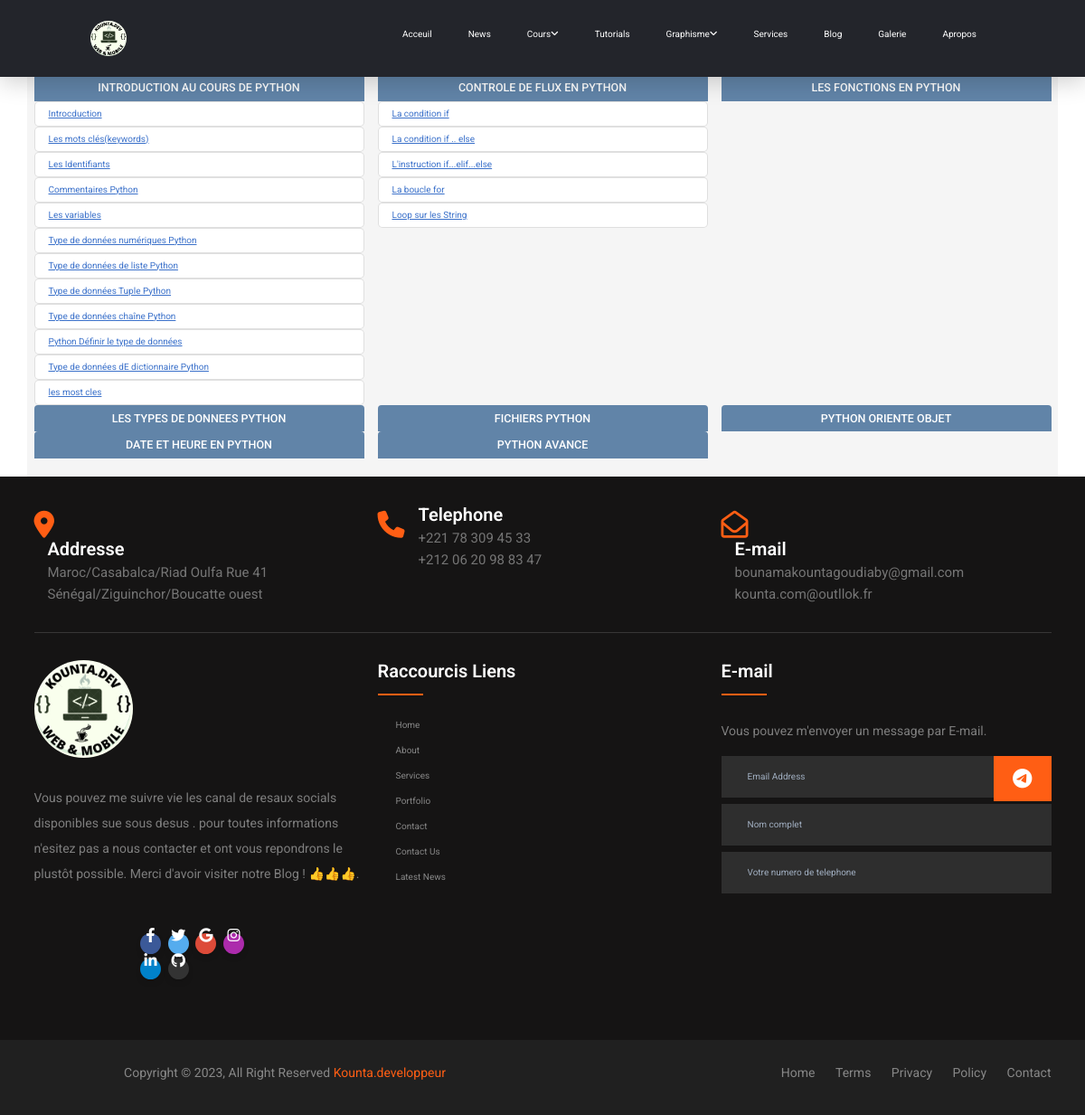
The app's page /python with its own data.
### blog/models.py (models this page shows, shortened)
class courspython(models.Model):
    categorie = models.ForeignKey(
        Categorypython, on_delete=models.SET_NULL, blank=True, null=True)
    title = models.CharField(max_length=500)
    description = RichTextField()
    code = models.TextField(max_length=50000)
    date_added = models.DateTimeField(auto_now_add=True)
    resultat = models.TextField(max_length=50000)
    class Meta:
        ordering = ['date_added']

### blog/views.py (the view)
# urls.py: path("python", views.python, name="python"),
def python(request):
    pithon1 = courspython.objects.filter(categorie_id=1).values()
    pithon2 = courspython.objects.filter(categorie_id=2).values()
    pithon3 = courspython.objects.filter(categorie_id=3).values()
    pithon4 = courspython.objects.filter(categorie_id=4).values()
    pithon5 = courspython.objects.filter(categorie_id=5).values()
    pithon6 = courspython.objects.filter(categorie_id=6).values()
    pithon7 = courspython.objects.filter(categorie_id=7).values()
    pithon8 = courspython.objects.filter(categorie_id=8).values()
    pithon9 = courspython.objects.filter(categorie_id=9).values()
    return render(request, "blog/python/python.html", {"pithon1": pithon1, "pithon2": pithon2, "pithon3": pithon3, "pithon4": pithon4, "pithon5": pithon5, "pithon6": pithon6, "pithon7": pithon7, "pithon8": pithon8, "pithon9": pithon9, })

### blog/templates/blog/python/python.html (shortened to what this page needs)
{% extends 'base.html' %} {% load static %} {% block content %}
<section class="services section container" id="services">
    <div class="row">
    <div class="col-lg-4">
        <div class="card-body">
            <h5 class="card-title ">INTRODUCTION AU COURS DE PYTHON</h5>
            {% for ptn1 in pithon1 %}
            <ul class="list-group">
                <li class="list-group-item"><a href="{% url 'pythondetail' ptn1.title %}"class="underline">{{ptn1.title}}</a></li>
            </ul>
            {% endfor %}
    </div>
</div>
<div class="col-lg-4">
        <div class="card-body">
            <h5 class="card-title ">CONTROLE  DE FLUX EN PYTHON</h5>
            {% for ptn2 in pithon2 %}
            <ul class="list-group">
                <li class="list-group-item"><a href="{% url 'pythondetail' ptn2.title %}"class="underline">{{ptn2.title}}</a></li>
            </ul>
            {% endfor %}
    </div>
</div>
<div class="col-lg-4">
        <div class="card-body">
            <h5 class="card-title ">LES FONCTIONS EN PYTHON</h5>
    </div>
</div>
<div class="col-lg-4">
        <div class="card-body">
            <h5 class="card-title ">LES TYPES DE DONNEES PYTHON</h5>
    </div>
</div>
<div class="col-lg-4">
        <div class="card-body">
            <h5 class="card-title ">FICHIERS PYTHON</h5>
    </div>
</div>
<div class="col-lg-4">
        <div class="card-body">
            <h5 class="card-title ">PYTHON  ORIENTE OBJET</h5>
    </div>
</div>
<div class="col-lg-4">
        <div class="card-body">
            <h5 class="card-title ">DATE ET HEURE EN PYTHON</h5>
    </div>
</div>
<div class="col-lg-4">
        <div class="card-body">
            <h5 class="card-title ">PYTHON AVANCE</h5>
    </div>
    </div>
    </div>
</section>
{% endblock content %}

### blog/static/css/style.css (style rules this page uses)
html { font-size: 62.5%; scroll-behavior: smooth; scroll-padding-top: 5rem; overflow-x: hidden; }
body { background: #000; }
section { padding: 5rem 9%; }
section { padding: 20px 100px; }
body { background: #e2e1e0; text-align: center; }
ul { margin: 0px; padding: 0px; }
.services { background: #f5f5f5; margin-top: 30px; }
a { text-decoration: none; color: #0074D9; }
.underline { position: relative; }
.underline::before { content: ''; position: absolute; bottom: 0; right: 0; width: 0; height: 2px; background-color: #0074D9; transition: width 0.6s cubic-bezier(0.25, 1, 0.5, 1); }
.card-title { display: block; text-align: center; color: #fff; background-color: #6184a8; padding: 2%; border-top-right-radius: 4px; border-top-left-radius: 4px; }

### records on screen
courspython: title "Introcduction"
courspython: title "Les mots clés(keywords)"
courspython: title "Les Identifiants"
courspython: title "Commentaires Python"
courspython: title "Les variables"
courspython: title "Type de données numériques Python"
courspython: title "Type de données de liste Python"
courspython: title "Type de données Tuple Python"
courspython: title "Type de données chaîne Python"
courspython: title "Python Définir le type de données"
courspython: title "Type de données dE dictionnaire Python"
courspython: title "les most cles"
courspython: title "La condition if"
courspython: title "La condition if .. else"
courspython: title "L'instruction if...elif...else"
courspython: title "La boucle for"
courspython: title "Loop sur les String"
